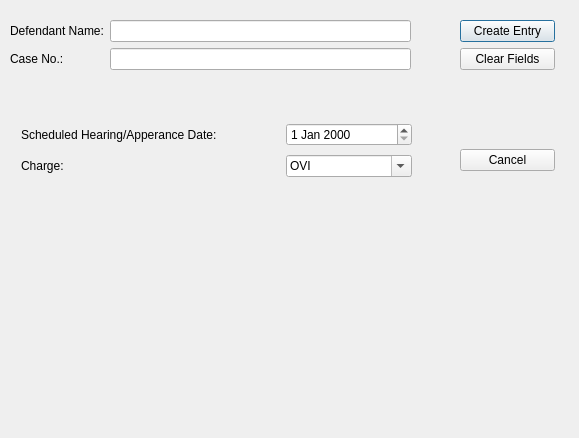
<?xml version="1.0" encoding="UTF-8"?>
<ui version="4.0">
 <class>FailureToAppearDialog</class>
 <widget class="QDialog" name="FailureToAppearDialog">
  <property name="geometry">
   <rect>
    <x>0</x>
    <y>0</y>
    <width>579</width>
    <height>438</height>
   </rect>
  </property>
  <property name="windowTitle">
   <string>Failure To Appear</string>
  </property>
  <widget class="QWidget" name="layoutWidget_2">
   <property name="geometry">
    <rect>
     <x>460</x>
     <y>20</y>
     <width>95</width>
     <height>151</height>
    </rect>
   </property>
   <layout class="QVBoxLayout" name="verticalLayout">
    <item>
     <widget class="QPushButton" name="pushButton">
      <property name="text">
       <string>Create Entry</string>
      </property>
     </widget>
    </item>
    <item>
     <widget class="QPushButton" name="pushButton_2">
      <property name="text">
       <string>Clear Fields</string>
      </property>
     </widget>
    </item>
    <item>
     <spacer name="verticalSpacer">
      <property name="orientation">
       <enum>Qt::Vertical</enum>
      </property>
      <property name="sizeHint" stdset="0">
       <size>
        <width>20</width>
        <height>58</height>
       </size>
      </property>
     </spacer>
    </item>
    <item>
     <widget class="QPushButton" name="pushButton_3">
      <property name="text">
       <string>Cancel</string>
      </property>
     </widget>
    </item>
   </layout>
  </widget>
  <widget class="QWidget" name="layoutWidget">
   <property name="geometry">
    <rect>
     <x>5</x>
     <y>15</y>
     <width>411</width>
     <height>71</height>
    </rect>
   </property>
   <layout class="QFormLayout" name="formLayout">
    <property name="leftMargin">
     <number>5</number>
    </property>
    <property name="topMargin">
     <number>5</number>
    </property>
    <property name="rightMargin">
     <number>5</number>
    </property>
    <property name="bottomMargin">
     <number>5</number>
    </property>
    <item row="0" column="0">
     <widget class="QLabel" name="label">
      <property name="text">
       <string>Defendant Name:</string>
      </property>
     </widget>
    </item>
    <item row="0" column="1">
     <widget class="QLineEdit" name="defendant_name"/>
    </item>
    <item row="1" column="0">
     <widget class="QLabel" name="label_2">
      <property name="text">
       <string>Case No.:</string>
      </property>
     </widget>
    </item>
    <item row="1" column="1">
     <widget class="QLineEdit" name="case_no"/>
    </item>
   </layout>
  </widget>
  <widget class="QWidget" name="layoutWidget">
   <property name="geometry">
    <rect>
     <x>21</x>
     <y>120</y>
     <width>391</width>
     <height>61</height>
    </rect>
   </property>
   <layout class="QGridLayout" name="gridLayout">
    <item row="0" column="0" colspan="2">
     <widget class="QLabel" name="label_3">
      <property name="text">
       <string>Scheduled Hearing/Apperance Date: </string>
      </property>
     </widget>
    </item>
    <item row="0" column="2">
     <widget class="QDateEdit" name="dateEdit"/>
    </item>
    <item row="1" column="0">
     <widget class="QLabel" name="label_4">
      <property name="text">
       <string>Charge:</string>
      </property>
     </widget>
    </item>
    <item row="1" column="2">
     <widget class="QComboBox" name="primary_charge">
      <property name="enabled">
       <bool>true</bool>
      </property>
      <property name="editable">
       <bool>true</bool>
      </property>
      <item>
       <property name="text">
        <string>OVI</string>
       </property>
      </item>
      <item>
       <property name="text">
        <string>Failure to Control</string>
       </property>
      </item>
     </widget>
    </item>
   </layout>
  </widget>
 </widget>
 <resources/>
 <connections>
  <connection>
   <sender>pushButton</sender>
   <signal>clicked()</signal>
   <receiver>FailureToAppearDialog</receiver>
   <slot>create_entry()</slot>
   <hints>
    <hint type="sourcelabel">
     <x>476</x>
     <y>32</y>
    </hint>
    <hint type="destinationlabel">
     <x>497</x>
     <y>5</y>
    </hint>
   </hints>
  </connection>
  <connection>
   <sender>pushButton_2</sender>
   <signal>clicked()</signal>
   <receiver>defendant_name</receiver>
   <slot>clear()</slot>
   <hints>
    <hint type="sourcelabel">
     <x>498</x>
     <y>68</y>
    </hint>
    <hint type="destinationlabel">
     <x>321</x>
     <y>23</y>
    </hint>
   </hints>
  </connection>
  <connection>
   <sender>pushButton_2</sender>
   <signal>clicked()</signal>
   <receiver>case_no</receiver>
   <slot>clear()</slot>
   <hints>
    <hint type="sourcelabel">
     <x>523</x>
     <y>71</y>
    </hint>
    <hint type="destinationlabel">
     <x>354</x>
     <y>63</y>
    </hint>
   </hints>
  </connection>
  <connection>
   <sender>pushButton_3</sender>
   <signal>clicked()</signal>
   <receiver>FailureToAppearDialog</receiver>
   <slot>reject()</slot>
   <hints>
    <hint type="sourcelabel">
     <x>484</x>
     <y>154</y>
    </hint>
    <hint type="destinationlabel">
     <x>521</x>
     <y>134</y>
    </hint>
   </hints>
  </connection>
 </connections>
 <slots>
  <slot>create_entry()</slot>
 </slots>
</ui>
